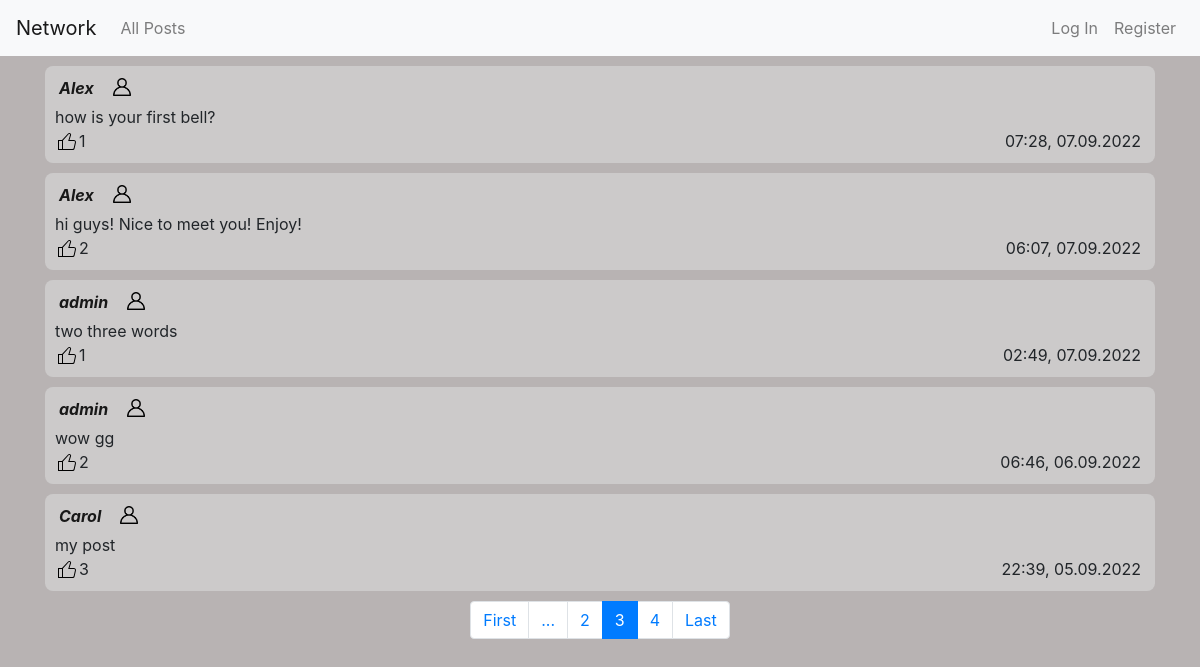
/?page=3, run on the app's committed database.
### network/models.py (models this page shows, shortened)
class Post(models.Model):
    author = models.ForeignKey(User, on_delete = models.CASCADE, related_name = "authorUser")
    textarea = models.TextField(max_length = 5000)
    timestamp = models.DateTimeField(auto_now_add=True)
    likes = models.ManyToManyField(User, related_name = "likes", blank = True)

class User(AbstractUser):
    pass

### network/views.py (the view, shortened to what this page needs)
# urls.py: path("", views.index, name="index"),
def index(request):
    posts = Post.objects.all().order_by('-timestamp')
    followingUserList = []
    if request.user.is_authenticated:
        followings = Following.objects.filter(user = request.user)
        if followings:
            for extractList in followings:
                for unit in extractList.who.all():
                    followingUserList.append(unit.username)
    forrange = math.ceil(len(posts)/N)+1
    paginator = Paginator(posts, N)
    page_number = request.GET.get('page')
    page_obj = paginator.get_page(page_number)
    return render(request, "network/index.html", {
        "page_obj": page_obj,
        "form": Postform(),
        "range": range(1, forrange),
        "followings": followingUserList,
    })

### network/templates/network/index.html (shortened to what this page needs)
{% extends "network/layout.html" %}
{% block body %}
    <div class="container">
        {% for post in page_obj %}
            <div class="comment comment-{{post.id}}">
                <div class="d-flex flex-row align-items-center flexgap margbot5">
                    <a class="linkForUser frame" href="{% url 'profile' post.author %}"> {{ post.author }} </a>
                    {% if user.is_authenticated %}
                        {% if post.author.username in followings %}
                            <button onclick="subscribeFunction(this)" title="unsubscribe" class="subscribe" type="submit" data-author="{{post.author}}" data-substatus="true" >
                                <img src="/static/network/black.png" class="imagepad" width="18px" height="18px">
                            </button>
                        {% elif request.user == post.author %}
                        {% else %}
                            <button onclick="subscribeFunction(this)" title="subscribe" class="subscribe" type="submit" data-author="{{post.author}}" data-substatus="false" >
                                <img src="/static/network/white.png" class="imagepad" width="18px" height="18px">
                            </button>
                        {% endif %}
                    {% else %}
                        <img src="/static/network/white.png" class="imagepad" width="18px" height="18px">
                    {% endif %}
                </div>
                <div class="divPostArea-{{post.id}}">
                    <p class="postArea-{{post.id}}">
                        {{ post.textarea }}
                    </p>
                </div>
                <span class="frame floatRight">
                    {{ post.timestamp|date:'H:i, d.m.Y'}}
                </span>
                <div class="likediv">
                    <span class="likeCount-{{post.id}}">
                        {{ post.likes.all|length }}
                    </span>
                </div>
            </div>
        {% empty %}
            <div class="comment">
                <p class="centerText">You haven't got following people yet</p>
            </div>
        {% endfor %}
    </div>
    <nav class="pagnav">
        <ul class="pagination justify-content-center">
            {% if page_obj.number == 1 %}
                <li class="page-item disabled"><a class="page-link" href="?page=1">First</a></li>
            {% else %}
                <li class="page-item"><a class="page-link" href="?page=1">First</a></li>
            {% endif %}
            {% if page_obj.paginator.num_pages < 4 %}
                {% for i in range %}
                    {% if page_obj.number == i %}
                        <li class="page-item active"><a class="page-link" href="?page={{ i }}"> {{ i }} </a></li>
                    {% else %}
                        <li class="page-item"><a class="page-link" href="?page={{ i }}"> {{ i }} </a></li>
                    {% endif %}
                {% endfor %}
            {% else %}
                {% if page_obj.number == 1 %}
                    <li class="page-item active"><a class="page-link" href="?page={{ page_obj.number }}"> {{ page_obj.number }} </a></li>
                    <li class="page-item "><a class="page-link" href="?page={{ page_obj.next_page_number }}">{{ page_obj.next_page_number }}</a></li>
                    <li class="page-item "><a class="page-link" href="?page={{ page_obj.number|add:'2' }}">{{ page_obj.number|add:'2' }}</a></li>
                    {% if page_obj.number|add:'2' < page_obj.paginator.num_pages %}
                        {% if page_obj.number|add:'3' == page_obj.paginator.num_pages %}
                            <li class="page-item "><a class="page-link" href="?page={{ page_obj.number|add:'3' }}">...</a></li>
                        {% else %}
                            <li class="page-item "><a class="page-link" href="?page={{ page_obj.number|add:'4' }}">...</a></li>
                        {% endif %}
                    {% endif %}
                {% else %}
                    {% if page_obj.number|add:'-2' > 0  %}
                        {% if page_obj.number|add:'-3' == 0 %}
                            <li class="page-item "><a class="page-link" href="?page={{ page_obj.number|add:'-2' }}">...</a></li>
                        {% else %}
                            <li class="page-item "><a class="page-link" href="?page={{ page_obj.number|add:'-3' }}">...</a></li>
                        {% endif %}
                    {% endif %}
                    <li class="page-item "><a class="page-link" href="?page={{ page_obj.number|add:'-1' }}"> {{ page_obj.number|add:'-1' }} </a></li>
                    <li class="page-item active"><a class="page-link" href="?page={{ page_obj.number }}">{{ page_obj.number }}</a></li>
                    <li class="page-item "><a class="page-link" href="?page={{ page_obj.number|add:'+1' }}">{{ page_obj.number|add:'1' }}</a></li>
                {% endif %}
            {% endif %}
            {% if page_obj.number == page_obj.paginator.num_pages %}
                <li class="page-item disabled"><a class="page-link" href="?page={{ page_obj.paginator.num_pages }}">Last</a></li>
            {% else %}
                <li class="page-item"><a class="page-link" href="?page={{ page_obj.paginator.num_pages }}">Last</a></li>
            {% endif %}
        </ul>
    </nav>
{% endblock %}

### network/static/network/styles.css (style rules this page uses)
body { background-color: rgb(184, 179, 179); background-image: url("https://www.transparenttextures.com/patterns/graphy-dark.png"); user-select: none; }
p { margin: 0; user-select: text; word-break: break-all; }
.comment { width: 100%; height: 100%; margin-bottom: 10px; margin-top: 10px; padding: 10px 10px; border-radius: 8px; background-color: #d6d6d6a9; }
.floatRight { float: right; }
.frame { width: fit-content; background-color: transparent; padding-left: 4px; padding-right: 4px; }
.linkForUser { color: rgb(24, 24, 24); font-style: italic; font-weight: bold; }
.likediv { display: flex; align-items: flex-end; }
.imagepad { margin-bottom: 2px; }
.margbot5 { margin-bottom: 5px;; }
.flexgap { gap: 15px; }

### data on the page
Post: author "Alex", textarea "how is your first bell?", timestamp "07:28, 07.09.2022", likes.all|length "1"
Post: author "Alex", textarea "hi guys! Nice to meet you! Enjoy!", timestamp "06:07, 07.09.2022", likes.all|length "2"
Post: author "admin", textarea "two three words", timestamp "02:49, 07.09.2022", likes.all|length "1"
Post: author "admin", textarea "wow gg", timestamp "06:46, 06.09.2022", likes.all|length "2"
Post: author "Carol", textarea "my post", timestamp "22:39, 05.09.2022", likes.all|length "3"

### other printed values
{{ page_obj.number|add:'-1' }} "2"
{{ page_obj.number }} "3"
{{ page_obj.number|add:'1' }} "4"
